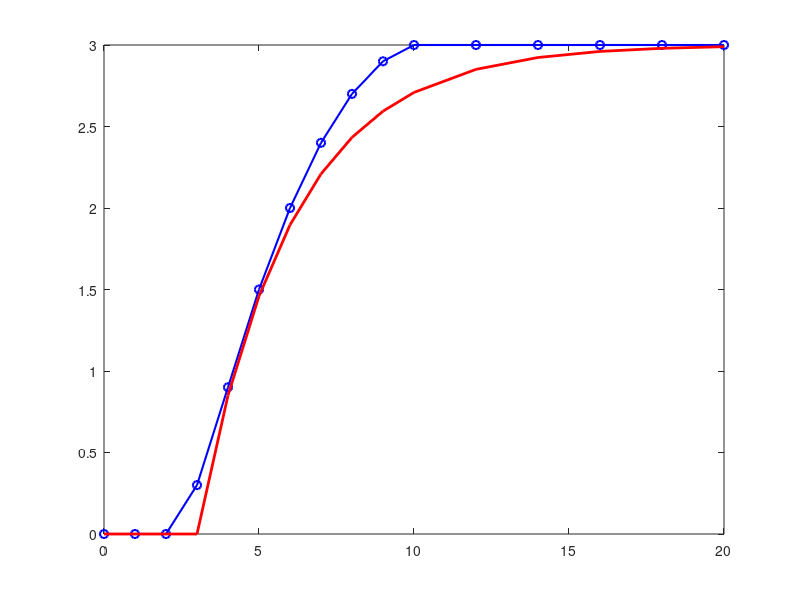

The MATLAB source for this figure: (Note: this script raises an error after producing the figure.)
% identificar_fopdt.m
% Identificación de planta FOPDT a partir de respuesta al escalón
% Sistema: bomba DC + tubería + sensor GFS401

clear; clc; close all;

%% Datos de entrada (cargar desde archivo o ingresar manualmente)
% Formato: tiempo (s), PWM (entrada), caudal L/min (salida)
% Ejemplo con datos simulados:
t = [0, 1, 2, 3, 4, 5, 6, 7, 8, 9, 10, 12, 14, 16, 18, 20]';
u = [0, 0, 150, 150, 150, 150, 150, 150, 150, 150, 150, 150, 150, 150, 150, 150]';
y = [0, 0, 0, 0.3, 0.9, 1.5, 2.0, 2.4, 2.7, 2.9, 3.0, 3.0, 3.0, 3.0, 3.0, 3.0]';

%% Identificar parámetros FOPDT
u_ss1 = u(1);
u_ss2 = u(end);
y_ss1 = y(1);
y_ss2 = y(end);

K = (y_ss2 - y_ss1) / (u_ss2 - u_ss1);
delta_y = y_ss2 - y_ss1;

% Encontrar tiempo al 63.2% del cambio total
y_63 = y_ss1 + 0.632 * delta_y;
[~, idx_63] = min(abs(y - y_63));
t_63 = t(idx_63);

% Encontrar tiempo muerto (primer cambio significativo)
umbral = 0.05 * delta_y;
idx_inicio = find(abs(y - y_ss1) > umbral, 1, 'first');
theta = t(idx_inicio);

% Constante de tiempo
tau = t_63 - theta;

fprintf('=== Parámetros FOPDT identificados ===\n');
fprintf('Ganancia K:       %.4f (L/min)/PWM\n', K);
fprintf('Tiempo muerto θ:  %.2f s\n', theta);
fprintf('Constante tiempo τ: %.2f s\n', tau);
fprintf('Modelo: G(s) = %.4f * exp(-%.2f*s) / (%.2f*s + 1)\n', K, theta, tau);

%% Graficar
y_modelo = zeros(size(t));
for i = 1:length(t)
    if t(i) <= theta
        y_modelo(i) = y_ss1;
    else
        y_modelo(i) = y_ss1 + K * (u_ss2 - u_ss1) * (1 - exp(-(t(i)-theta)/tau));
    end
end

figure;
plot(t, y, 'bo-', 'LineWidth', 1.5, 'DisplayName', 'Datos reales');
hold on;
plot(t, y_modelo, 'r-', 'LineWidth', 2, 'DisplayName', 'Modelo FOPDT');
xline(theta, '--k', 'θ', 'LabelOrientation', 'horizontal');
xline(tau + theta, '--k', 'τ+θ');
yline(y_63, '--m', '63.2%');
xlabel('Tiempo (s)');
ylabel('Caudal (L/min)');
title('Identificación FOPDT — Respuesta al escalón');
legend;
grid on;
